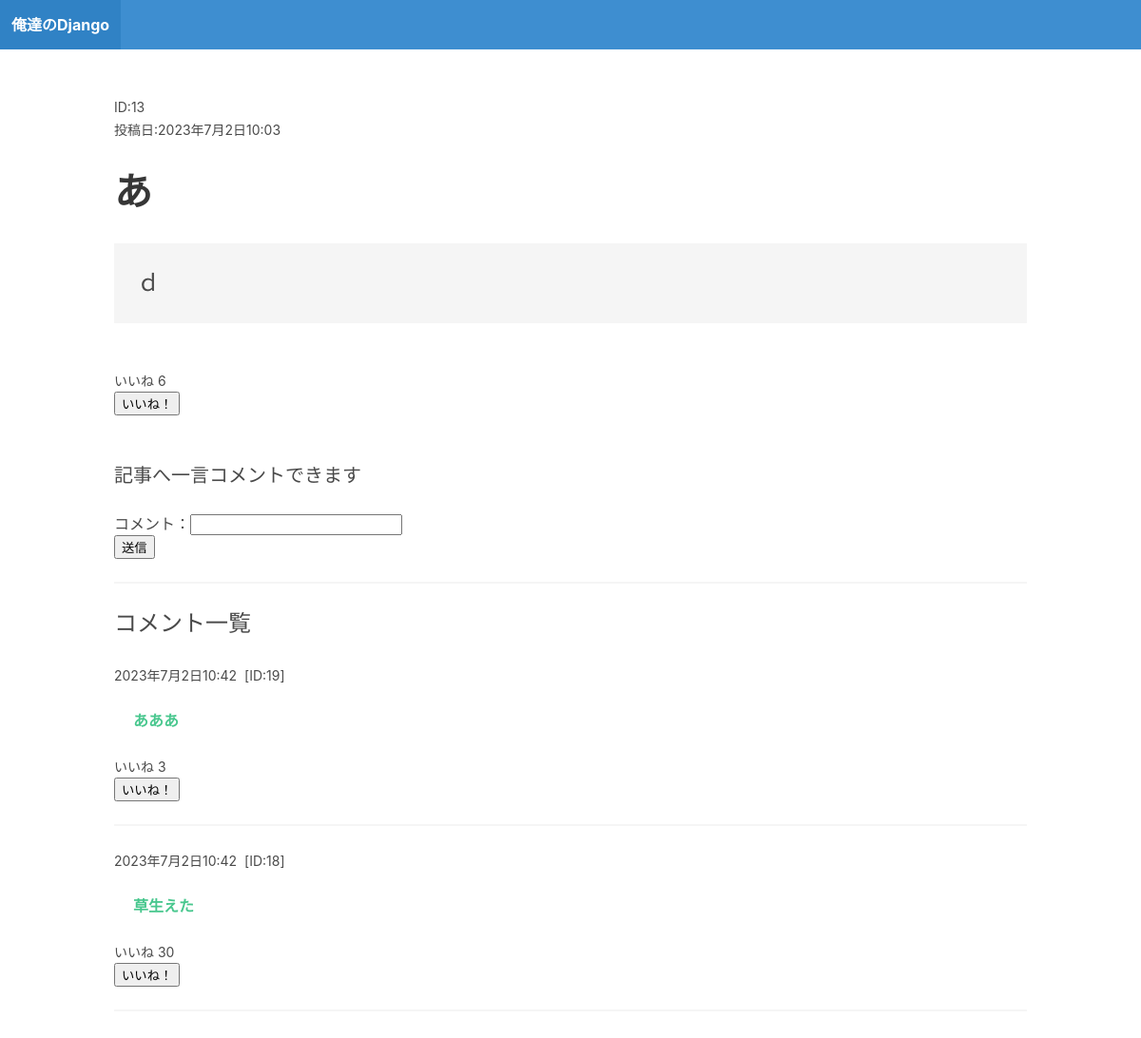
Page /blog/postpage/13/ on the committed database.
### blog/models.py (models this page shows)
class Post(models.Model):
    title = models.CharField(max_length=100)
    body = models.TextField()
    created_at = models.DateTimeField(auto_now_add=True)

class Comment(models.Model):
    post = models.ForeignKey(Post, related_name='comments',on_delete=models.CASCADE)
    body = models.CharField(max_length=100)
    created_at = models.DateTimeField(auto_now_add=True)

### blog/views.py (the view, shortened to what this page needs)
# urls.py: path("postpage/<slug:post_id>/",postpage,name = 'postpage')
def postpage(request,post_id):
    post = Post.objects.get(id = post_id)
    form = CommentForm
    formPostGood = PostGoodForm
    formCommentGood = CommentGoodForm
    context = {'post':post, 'form':form, 'formPostGood':formPostGood, 'formCommentGood':formCommentGood}
    return render(request,'postpage.html', context)

### blog/templates/postpage.html (shortened to what this page needs)
{% extends "base.html"%} {% block content %}
<div class="post block">
    <body>
        <small>ID:{{post.id}} </small>
        <br>
        <small>投稿日:{{post.created_at}}</small>
        <br><br>
        <strong class="is-size-2" >{{post.title}}</strong>
        <br><br>
        <p class="is-size-4 p-5 has-background-light">{{post.body|linebreaksbr}}</p>
        <br><br>
        <small>いいね {{post.goods.count}}</small>
        <form action="." method="POST">
            <button button name="post_good_button" value="1">いいね！</button>
        </form>
        <br><br>
        <p class="is-size-5">記事へ一言コメントできます</p>
        <br>
        <form action="." method="POST">
            <p>コメント：{{form.body}}</p>
            <button name="comment_button" value="1">送信</button>
            <br>
            <hr>
        </form>
        <p class="is-size-4">コメント一覧</p>
        <br>
        {% for comment in post.comments.all  reversed %}
            <small>{{comment.created_at}}&nbsp;&nbsp;[ID:{{comment.id}}]   </small>
            <br><br>
            <p style="margin-left: 20px;"  class="has-text-success  has-text-weight-bold">{{comment.body}}</p>
            <br>
            <small>いいね {{comment.goods.count}}</small>
            <form action="." method="POST">
                <button button name="comment_good_button" value="1">いいね！</button>
            </form>
            <hr>
        {% endfor %}
    </body>
</div>
{%  endblock %}

### rows in the picture
Post: id "13", created_at "2023年7月2日10:03", title "あ", body "ｄ", goods.count "6"
Comment: created_at "2023年7月2日10:42", id "19", body "あああ", goods.count "3"
Comment: created_at "2023年7月2日10:42", id "18", body "草生えた", goods.count "30"
